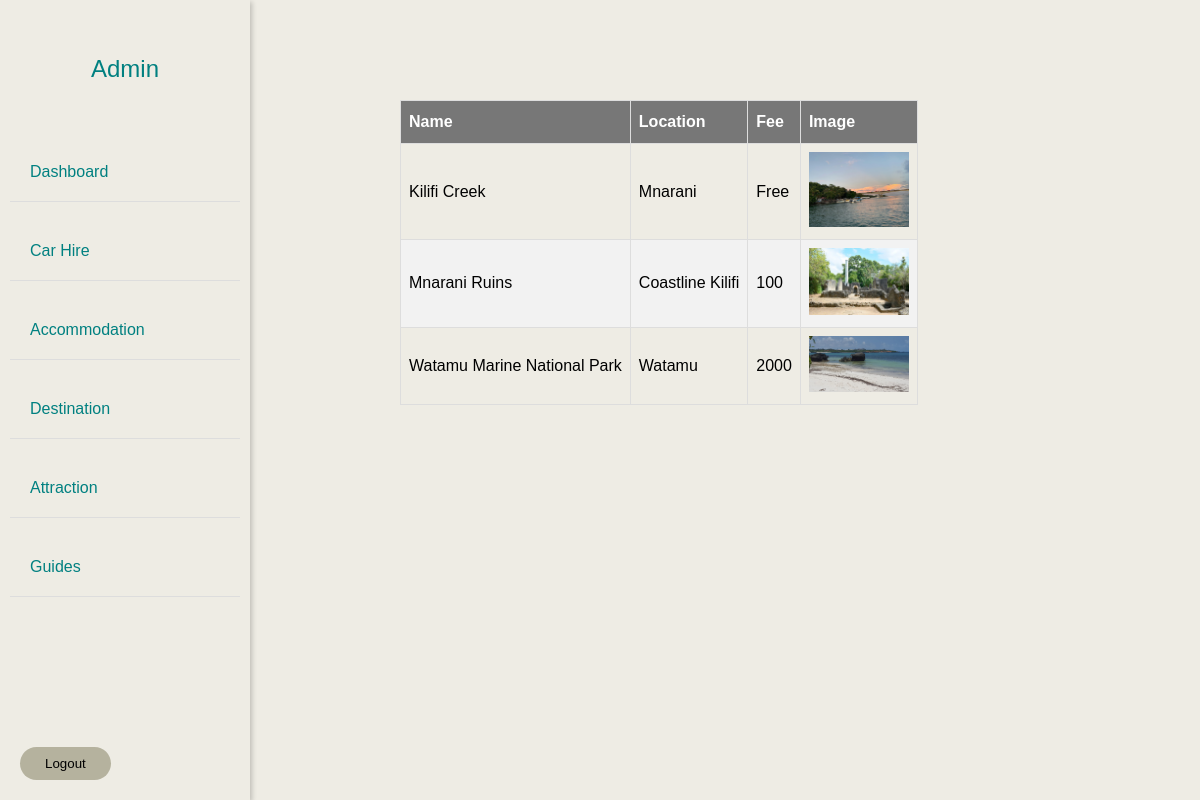
The page /newattraction/attractionlist/ on the database its author committed.
### Karibu_Kilifi/models.py (models this page shows, shortened)
class attraction(models.Model):
    name = models.CharField(max_length=50, verbose_name='Name')
    location = models.CharField(max_length=20, verbose_name='Location')
    fee = models.CharField(max_length=4, verbose_name='Entrance Fee', help_text='Input fee if there is any')
    description = models.TextField(max_length=1000, verbose_name='Description')
    image = models.ImageField(verbose_name='Image', blank=True)

### Karibu_Kilifi/views.py (the view)
# urls.py: path('newattraction/attractionlist/', attraction_List),
def attraction_List(request):
    attractionList = attraction.objects.all()
    return render(request, 'Attractions/Admin/attractionslist.html', {"attract": attractionList})

### templates/Attractions/Admin/attractionslist.html (shortened to what this page needs)
{% extends 'AdminIndex.html' %}
{% block content %}
        <div class="tablelist">
    <table id="cars">
    <thead>
        <tr>
            <th>Name</th>
            <th>Location</th>
            <th>Fee</th>
            <th>Image</th>
        </tr>
    </thead>
    <tbody>
    {% for attractions in attract %}
    <tr>
        <td> {{attractions.name}} </td>
        <td>{{ attractions.location }}</td>
        <td>{{ attractions.fee }}</td>
        <td>
            {% if attractions.image %}
                <img src="{{ attractions.image.url }}" alt="Hotel" style="max-width: 100px; max-height: 100px;">
            {% else %}
                No Image Available
            {% endif %}
        </td>
    </tr>
        {% endfor %}
    </tbody>
</table>
</div>
{% endblock %}

### static/admincss.css (style rules this page uses)
body, h1, h2, h3, p, ul { margin: 0; padding: 0; background-color: #eeece4; }
body { font-family: Arial, sans-serif; display: flex; }
body, h1, h2, h3, p { margin: 0; padding: 0; }
body { font-family: Arial, sans-serif; }
#cars { font-family: "Trebuchet MS", Arial, Helvetica, sans-serif; border-collapse: collapse; width: 100%; }
#cars td, #cars th { border: 1px solid #ddd; padding: 8px; }
#cars tr:nth-child(even) { background-color: #f2f2f2; }
#cars th { padding-top: 12px; padding-bottom: 12px; text-align: left; background-color: #777777; color: white; }
.tablelist { padding-top: 100px; }

### rows shown on the page
attraction: name "Kilifi Creek", location "Mnarani", fee "Free", image (picture)
attraction: name "Mnarani Ruins", location "Coastline Kilifi", fee "100", image (picture)
attraction: name "Watamu Marine National Park", location "Watamu", fee "2000", image (picture)
